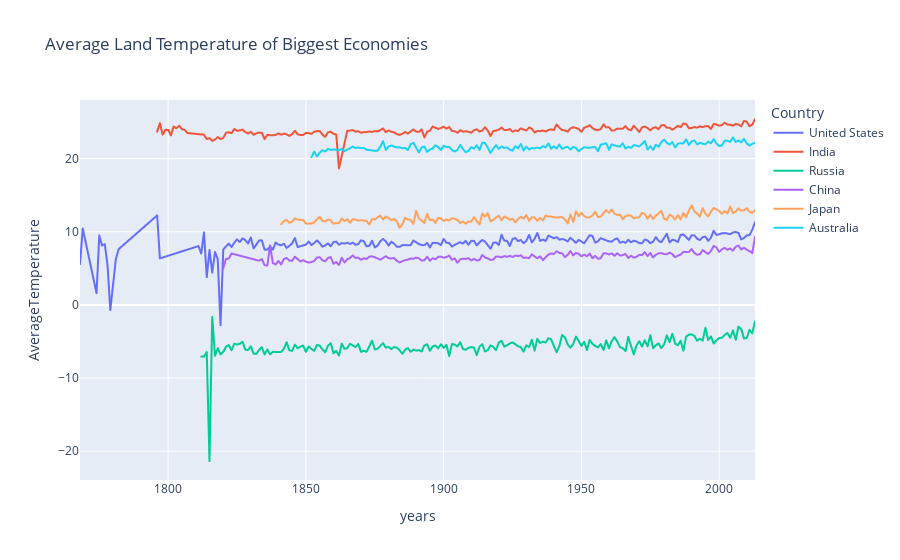

The cell this chart's notebook holds for it:
### Code cell
fig = px.line(avg_countries_temp, x='years', y='AverageTemperature', color='Country',
       title='Average Land Temperature of Biggest Economies')
fig.show()

### Figure 1 — Plotly figure (JSON) as saved in the notebook; plotly's stock layout.template omitted (floating-point values rounded to 4 significant figures; data arrays with more than 128 entries replaced by an {"elided": "..."} marker saying what was removed)
{"data": [{"hovertemplate": "Country=United States<br>years=%{x}<br>AverageTemperature=%{y}<extra></extra>", "legendgroup": "United States", "line": {"color": "#636efa", "dash": "solid"}, "mode": "lines", "name": "United States", "showlegend": true, "type": "scattergl", "x": {"elided": "215 str values"}, "xaxis": "x", "y": {"elided": "215 float values"}, "yaxis": "y"}, {"hovertemplate": "Country=India<br>years=%{x}<br>AverageTemperature=%{y}<extra></extra>", "legendgroup": "India", "line": {"color": "#EF553B", "dash": "solid"}, "mode": "lines", "name": "India", "showlegend": true, "type": "scattergl", "x": {"elided": "211 str values"}, "xaxis": "x", "y": {"elided": "211 float values"}, "yaxis": "y"}, {"hovertemplate": "Country=Russia<br>years=%{x}<br>AverageTemperature=%{y}<extra></extra>", "legendgroup": "Russia", "line": {"color": "#00cc96", "dash": "solid"}, "mode": "lines", "name": "Russia", "showlegend": true, "type": "scattergl", "x": {"elided": "202 str values"}, "xaxis": "x", "y": {"elided": "202 float values"}, "yaxis": "y"}, {"hovertemplate": "Country=China<br>years=%{x}<br>AverageTemperature=%{y}<extra></extra>", "legendgroup": "China", "line": {"color": "#ab63fa", "dash": "solid"}, "mode": "lines", "name": "China", "showlegend": true, "type": "scattergl", "x": {"elided": "185 str values"}, "xaxis": "x", "y": {"elided": "185 float values"}, "yaxis": "y"}, {"hovertemplate": "Country=Japan<br>years=%{x}<br>AverageTemperature=%{y}<extra></extra>", "legendgroup": "Japan", "line": {"color": "#FFA15A", "dash": "solid"}, "mode": "lines", "name": "Japan", "showlegend": true, "type": "scattergl", "x": {"elided": "173 str values"}, "xaxis": "x", "y": {"elided": "173 float values"}, "yaxis": "y"}, {"hovertemplate": "Country=Australia<br>years=%{x}<br>AverageTemperature=%{y}<extra></extra>", "legendgroup": "Australia", "line": {"color": "#19d3f3", "dash": "solid"}, "mode": "lines", "name": "Australia", "showlegend": true, "type": "scattergl", "x": {"elided": "162 str values"}, "xaxis": "x", "y": {"elided": "162 float values"}, "yaxis": "y"}], "layout": {"legend": {"title": {"text": "Country"}, "tracegroupgap": 0}, "title": {"text": "Average Land Temperature of Biggest Economies"}, "xaxis": {"anchor": "y", "domain": [0, 1], "title": {"text": "years"}}, "yaxis": {"anchor": "x", "domain": [0, 1], "title": {"text": "AverageTemperature"}}}}
